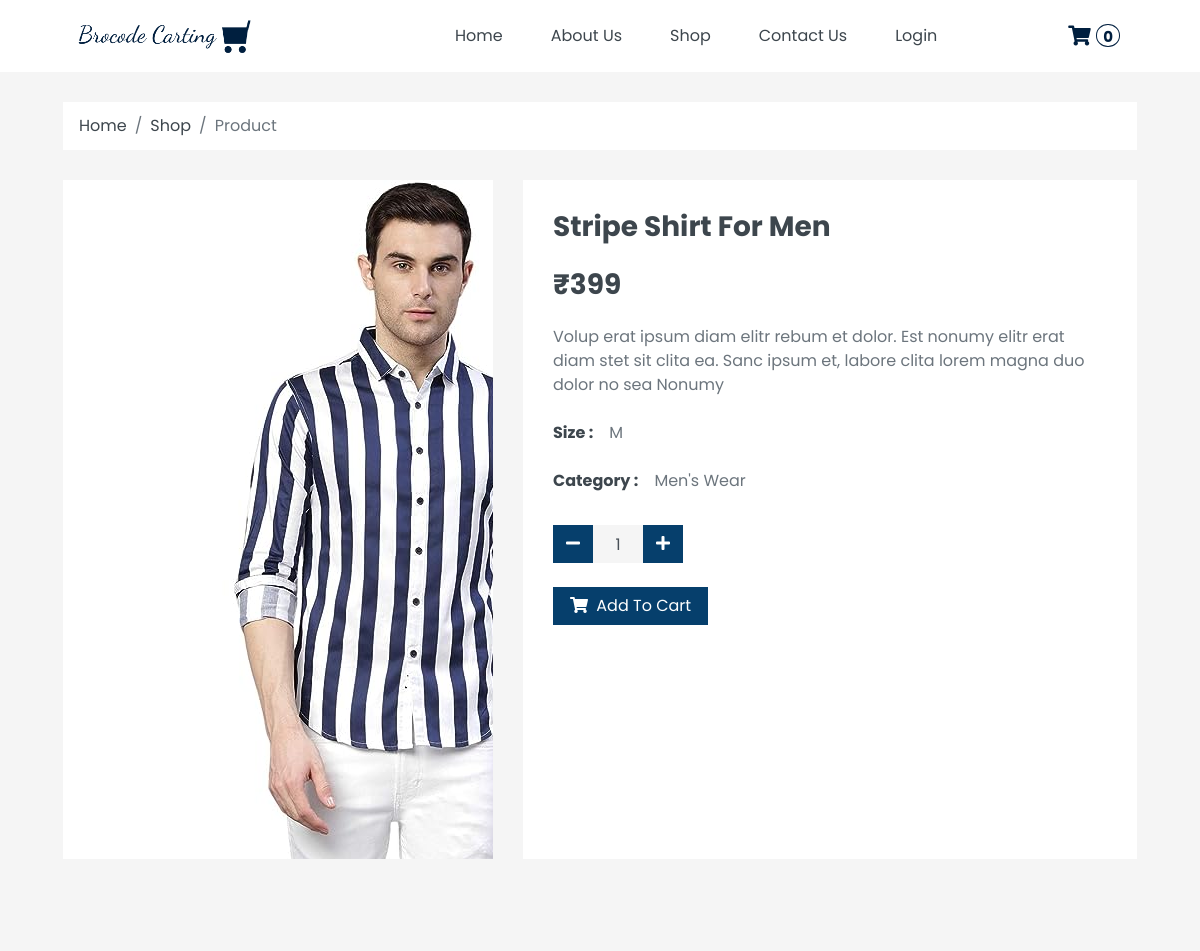
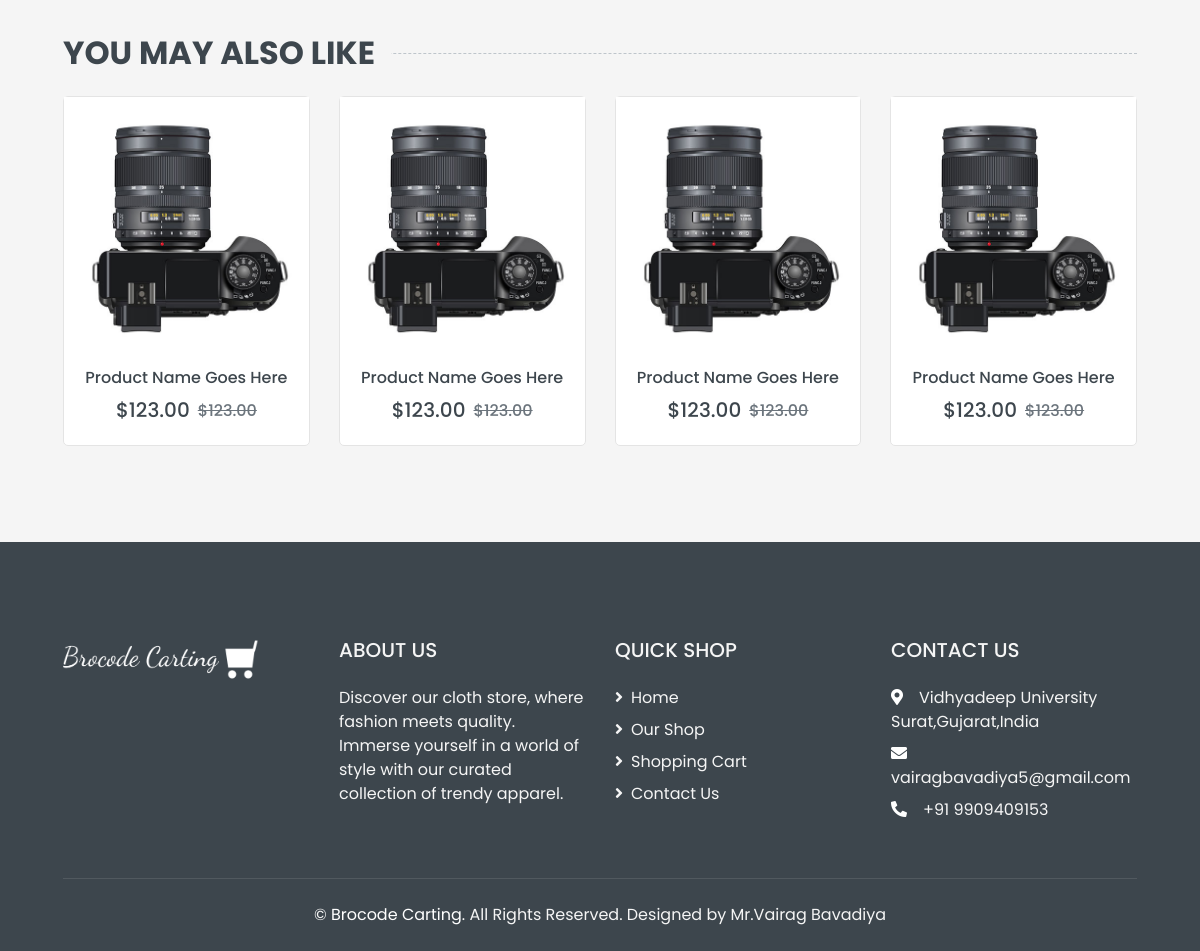
Screenshot of /product.php?id=51 with the database file from the repository (2 pictures, top to bottom).
### tables this page shows
CREATE TABLE `product` (
  `id` int(20) NOT NULL,
  `category_id` int(20) NOT NULL,
  `variants_id` int(20) NOT NULL,
  `attribute_id` int(20) NOT NULL,
  `p_name` varchar(200) NOT NULL,
  `p_image` varchar(200) DEFAULT NULL,
  `p_description` longtext NOT NULL,
  `stock` int(50) NOT NULL,
  `price` int(50) NOT NULL,
  `created_by` int(20) DEFAULT NULL,
  `updated_by` int(20) DEFAULT NULL,
  `created_at` datetime DEFAULT NULL,
  `updated_at` datetime DEFAULT NULL,
  `is_active` tinyint(1) NOT NULL
);

CREATE TABLE `variants` (
  `id` int(20) NOT NULL,
  `var_name` varchar(50) NOT NULL,
  `created_at` datetime DEFAULT NULL,
  `updated_at` datetime DEFAULT NULL,
  `created_by` int(20) DEFAULT NULL,
  `updated_by` int(20) DEFAULT NULL,
  `is_active` tinyint(1) NOT NULL
);

CREATE TABLE `attribute` (
  `id` int(20) NOT NULL,
  `variants_id` int(20) NOT NULL,
  `attribute_name` varchar(50) NOT NULL,
  `attribute_image` varchar(150) DEFAULT NULL,
  `created_by` int(20) DEFAULT NULL,
  `updated_by` int(11) DEFAULT NULL,
  `created_at` datetime DEFAULT NULL,
  `updated_at` datetime DEFAULT NULL,
  `is_active` tinyint(1) NOT NULL
);

CREATE TABLE `category` (
  `id` int(20) NOT NULL,
  `category_name` varchar(50) NOT NULL,
  `category_description` longtext NOT NULL,
  `image` varchar(200) NOT NULL,
  `created_by` int(50) NOT NULL,
  `updated_by` int(50) NOT NULL,
  `created_at` datetime NOT NULL,
  `updated_at` datetime NOT NULL,
  `is_active` tinyint(1) NOT NULL
);

### product.php (the view, shortened to what this page needs)
<?php
require("header.php");
$id = $_GET['id'];
$sql = "SELECT p.id,p.category_id,p.attribute_id,p.variants_id,p.p_name,p.p_image,p.p_description,p.price,p.stock,c.category_name,v.var_name,a.attribute_name from product as p,variants as v,attribute as a,category as c where p.id = " . $id . " and p.category_id = c.id and p.variants_id = v.id and p.attribute_id = a.id";
$result = $conn->query($sql);
$row = mysqli_fetch_assoc($result);
?>
<div class="container-fluid">
    <div class="row px-xl-5">
        <div class="col-12">
            <nav class="breadcrumb bg-light mb-30">
                <a class="breadcrumb-item text-dark" href="index.php">Home</a>
                <a class="breadcrumb-item text-dark" href="shop.php">Shop</a>
                <span class="breadcrumb-item active">Product</span>
            </nav>
        </div>
    </div>
</div>
<div class="container-fluid pb-5">
    <div class="row px-xl-5">
        <div class="col-lg-5 mb-30">
            <div id="product-carousel single-product" class="carousel" data-ride="carousel">
                <div class="carousel-inner bg-light">
                    <div class="carousel-item active text-center">
                        <img class="" src="/e-commerce/admin/products/<?php echo $row['p_image']; ?>" alt="Image">
                    </div>
                </div>
            </div>
        </div>
        <div class="col-lg-7 h-auto mb-30">
            <div class="h-100 bg-light p-30">
                <h3><?php echo $row['p_name']; ?></h3>
                <h3 class="font-weight-semi-bold mb-4"><?php echo '₹' . $row['price']; ?></h3>
                <p class="mb-4">Volup erat ipsum diam elitr rebum et dolor. Est nonumy elitr erat diam stet sit
                    clita ea. Sanc ipsum et, labore clita lorem magna duo dolor no sea
                    Nonumy</p>
                <div class="d-flex mb-3">
                    <strong class="text-dark mr-3"><?php echo $row['var_name'] ?> :</strong>
                    <label for="size-1"><?php echo $row['attribute_name'] ?></label>
                </div>
                <div class="d-flex mb-3">
                    <strong class="text-dark mr-3">Category :</strong>
                    <label for="size-1"><?php echo $row['category_name'] ?></label>
                </div>
                <form method="post" class="product-cart-action">
                    <div class="d-flex align-items-center mb-4 pt-2">
                        <div class="input-group quantity mr-3" style="width: 130px;">
                            <div class="input-group-btn">
                                <button class="btn text-white custom-dark-btn btn-minus">
                                    <i class="fa fa-minus"></i>
                                </button>
                            </div>
                            <input type="text" class="qty form-control bg-secondary border-0 text-center" value="1" name="product_qty">
                            <div class="input-group-btn">
                                <button class="btn text-white custom-dark-btn btn-plus">
                                    <i class="fa fa-plus"></i>
                                </button>
                            </div>
                        </div>
                    </div>
                    <div class="d-flex mb-4">
                        <button class="btn text-white custom-dark-btn px-3 add-to-cart" data-product="<?php echo $row['id']; ?>">
                            <i class="fa fa-shopping-cart mr-1"></i> Add To Cart
                        </button>
                    </div>
                </form>
            </div>
        </div>
    </div>
</div>
<div class="container-fluid py-5">
    <h2 class="section-title position-relative text-uppercase mx-xl-5 mb-4"><span class="bg-secondary pr-3">You May Also
            Like</span></h2>
    <div class="row px-xl-5">
        <div class="col">
            <div class="owl-carousel related-carousel">
                <div class="product-item bg-light">
                    <div class="product-img position-relative overflow-hidden">
                        <img class="img-fluid w-100" src="img/product-1.jpg" alt="">
                        <div class="product-action">
                        </div>
                    </div>
                    <div class="text-center py-4">
                        <a class="h6 text-decoration-none text-truncate" href="">Product Name Goes Here</a>
                        <div class="d-flex align-items-center justify-content-center mt-2">
                            <h5>$123.00</h5>
                            <h6 class="text-muted ml-2"><del>$123.00</del></h6>
                        </div>
                    </div>
                </div>
            </div>
        </div>
    </div>
</div>
<?php require("footer.php"); ?>

### header.php (style rules this page uses)
.custom-dark-btn { background-color: #063f6c; }
.product-item { border: 1px solid #e4e4e4; border-radius: 5px; height: 350px; }

### rows the page displays
product: p_image (picture), p_name "Stripe Shirt For Men", price "399", variants.var_name "Size", attribute.attribute_name "M", category.category_name "Men's Wear"

### other values shown
$total "0"
